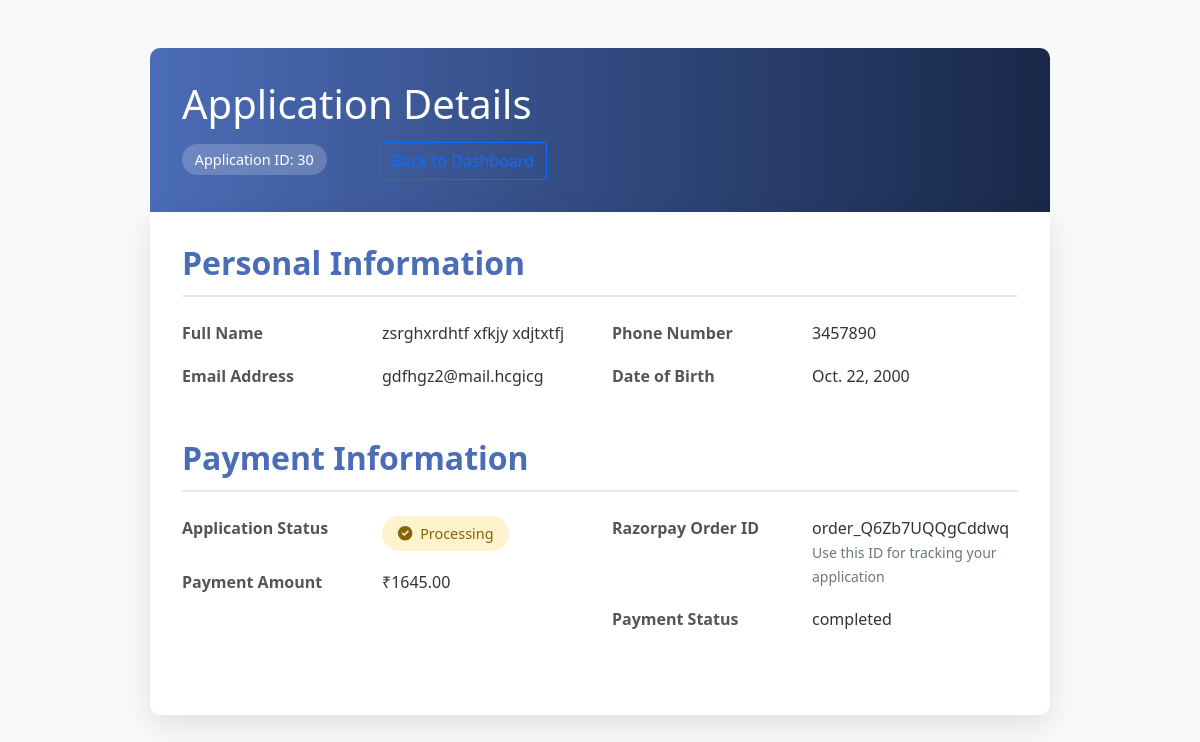
Before: /user/application_detail/30/ with the older database file.
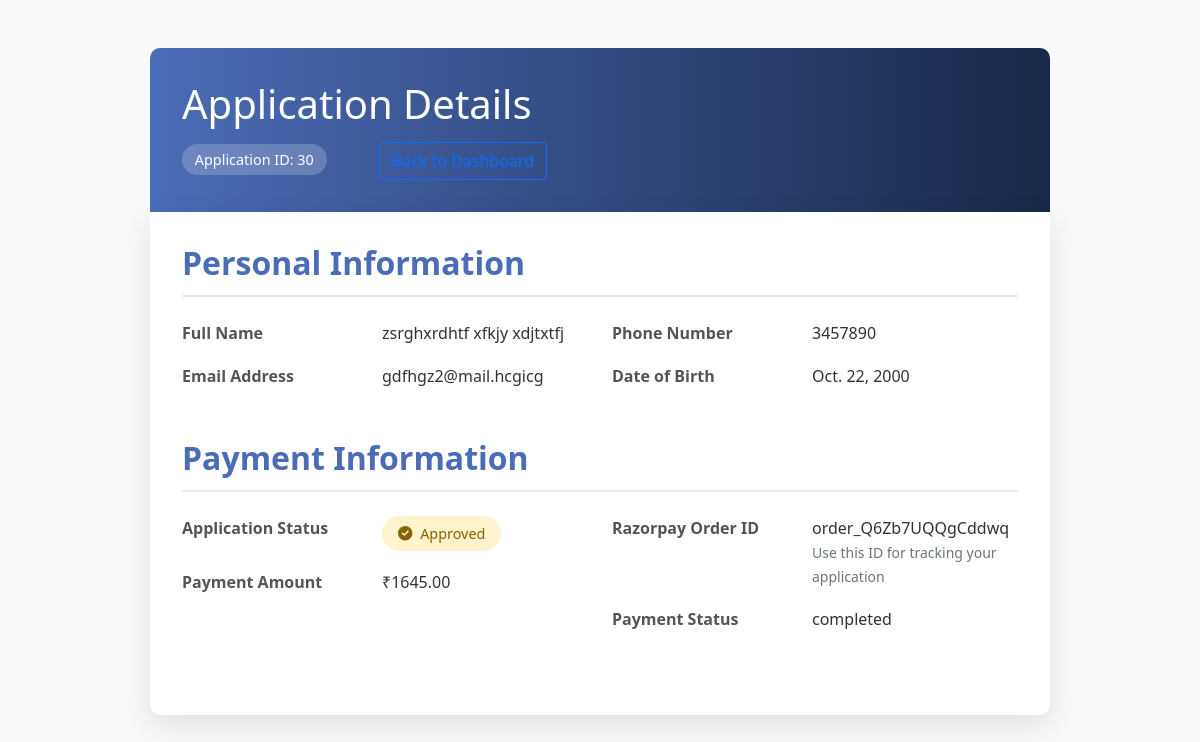
After: the same page with the newer database file.
### user_app/models.py (models this page shows, shortened)
class PassportApplication(models.Model):
    GENDER_CHOICES = [
        ('M', 'Male'),
        ('F', 'Female'),
        ('O', 'Other'),
    ]
    MARITAL_STATUS_CHOICES = [
        ('single', 'Single'),
        ('married', 'Married'),
        ('divorced', 'Divorced'),
        ('widowed', 'Widowed'),
        ('separated', 'Separated'),
    ]
    ID_TYPE_CHOICES = [
        ('aadhar', 'Aadhar Card'),
        ('pan', 'PAN Card'),
        ('passport', 'Passport'),
        ('voter', 'Voter ID'),
        ('driving', 'Driving License'),
        ('other', 'Other'),
    ]
    PASSPORT_TYPE_CHOICES = [
        ('regular', 'Regular'),
        ('official', 'Official'),
        ('diplomatic', 'Diplomatic'),
    ]
    PAGE_COUNT_CHOICES = [
        ('standard', 'Standard (36 pages)'),
        ('extra', 'Extra (60 pages)'),
    ]
    TRAVEL_PURPOSE_CHOICES = [
        ('tourism', 'Tourism'),
        ('business', 'Business'),
        ('study', 'Study'),
        ('employment', 'Employment'),
        ('family', 'Family Visit'),
        ('other', 'Other'),
    ]
    PAYMENT_METHOD_CHOICES = [
        ('online', 'Online Payment (Credit/Debit Card)'),
        ('bankTransfer', 'Bank Transfer'),
        ('challan', 'Bank Challan'),
    ]
    first_name = models.CharField(max_length=100)
    middle_name = models.CharField(max_length=100, blank=True)
    last_name = models.CharField(max_length=100)
    date_of_birth = models.DateField()
    city_of_birth = models.CharField(max_length=100)
    state_of_birth = models.CharField(max_length=100)
    country_of_birth = models.CharField(max_length=100)
    gender = models.CharField(max_length=1, choices=GENDER_CHOICES)
    marital_status = models.CharField(max_length=20, choices=MARITAL_STATUS_CHOICES)
    nationality = models.CharField(max_length=100)
    occupation = models.CharField(max_length=100)
    address_line1 = models.CharField(max_length=200)
    address_line2 = models.CharField(max_length=200, blank=True)
    city = models.CharField(max_length=100)
    state = models.CharField(max_length=100)
    postal_code = models.CharField(max_length=20)
    country = models.CharField(max_length=100)
    phone_number = models.CharField(max_length=20)
    email = models.EmailField()
    id_type = models.CharField(max_length=20, choices=ID_TYPE_CHOICES)
    id_number = models.CharField(max_length=100)
    aadhar_number = models.CharField(
        max_length=12,null=True,blank=True,
        validators=[RegexValidator(r'^\d{12}$', 'Aadhar Number must be exactly 12 digits.')]
    )
    pan_number = models.CharField(
        max_length=10,null=True,blank=True,
        validators=[RegexValidator(r'^[A-Z0-9]{10}$', 'PAN Number must be exactly 10 alphanumeric characters.')]
    )
    father_name = models.CharField(max_length=200)
    mother_name = models.CharField(max_length=200)
    father_nationality = models.CharField(max_length=100)
    mother_nationality = models.CharField(max_length=100)
    father_passport_number = models.CharField(max_length=30, blank=True)
    mother_passport_number = models.CharField(max_length=30, blank=True)
    emergency_contact_name = models.CharField(max_length=200)
    emergency_contact_relationship = models.CharField(max_length=100)
    emergency_contact_phone = models.CharField(max_length=20)
    emergency_contact_address = models.CharField(max_length=300)
    passport_type = models.CharField(max_length=20, choices=PASSPORT_TYPE_CHOICES)
    page_count = models.CharField(max_length=20, choices=PAGE_COUNT_CHOICES)
    travel_purpose = models.CharField(max_length=20, choices=TRAVEL_PURPOSE_CHOICES)
    proof_of_identity = models.JSONField(default=list)  # Stores list of selected document types
    proof_of_address = models.JSONField(default=list)   # Stores list of selected document types
    additional_documents = models.TextField(blank=True)
    payment_method = models.JSONField(default=list)  # Stores selected payment methods
    expedited_service = models.BooleanField(default=False)
    total_amount = models.DecimalField(max_digits=10, decimal_places=2, default=0.0)  # New Field
    signature_file = models.ImageField(upload_to='signatures/', blank=True, null=True)
    application_date = models.DateField()
    parental_consent = models.BooleanField(default=False)
    terms_agreed = models.BooleanField(default=False)
    created_at = models.DateTimeField(auto_now_add=True)
    updated_at = models.DateTimeField(auto_now=True)
    application_status = models.CharField(max_length=20, default='draft')
    user = models.ForeignKey(PassportRegistration, on_delete=models.CASCADE, blank=True, null=True)

### user_app/views.py (the view)
# urls.py: path('application_detail/<int:application_id>/', views.application_detail, name='application_detail'),
def application_detail(request, application_id):
    try:
        application = get_object_or_404(PassportApplication, id=application_id)
        documents = Document.objects.filter(application=application)
        payment = Payment.objects.filter(application=application).first()
        context = {
            'application': application,
            'documents': documents,
            'payment': payment,
        }
        return render(request, 'application_detail.html', context)
    except Exception as e:
        messages.error(request, f"An error occurred: {str(e)}")
        return redirect('application_form')

### user_app/templates/application_detail.html (shortened to what the changed rows need)
<!DOCTYPE html>
<html lang="en">
<head>
    <link rel="stylesheet" href="https://cdnjs.cloudflare.com/ajax/libs/bootstrap/5.1.3/css/bootstrap.min.css">
    <link rel="stylesheet" href="https://cdnjs.cloudflare.com/ajax/libs/font-awesome/6.0.0-beta3/css/all.min.css">
</head>
<body>
    <div class="container application-container">
        {% if application %}
        <div class="page-header ">
            <h1>Application Details</h1>
            <div class="app-id">Application ID: {{ application.id }}</div>
            <a href="{% url 'dashboard' %}"><button class="btn btn-outline-primary text-end ms-5"> Back to Dashboard</button></a>
        </div>
        <div class="content-wrapper">
            <div class="info-section">
                <h2 class="info-section-title">Personal Information</h2>
                <div class="row">
                    <div class="col-md-6">
                        <div class="info-group">
                            <div class="info-label">Full Name</div>
                            <div class="info-value">{{ application.first_name }} {{ application.middle_name }} {{ application.last_name }}</div>
                        </div>
                        <div class="info-group">
                            <div class="info-label">Email Address</div>
                            <div class="info-value">{{ application.email }}</div>
                        </div>
                    </div>
                    <div class="col-md-6">
                        <div class="info-group">
                            <div class="info-label">Phone Number</div>
                            <div class="info-value">{{ application.phone_number }}</div>
                        </div>
                        <div class="info-group">
                            <div class="info-label">Date of Birth</div>
                            <div class="info-value">{{ application.date_of_birth }}</div>
                        </div>
                    </div>
                </div>
            </div>
            <div class="info-section">
                <h2 class="info-section-title">Payment Information</h2>
                <div class="row">
                    <div class="col-md-6">
                        <div class="info-group">
                            <div class="info-label">Application Status</div>
                            <div class="info-value">
                                <span class="status-badge status-pending">
                                    <i class="fas fa-check-circle me-1"></i> {{application.application_status}}
                                </span>
                            </div>
                        </div>
                        {% if payment %}
                        <div class="info-group">
                            <div class="info-label">Payment Amount</div>
                            <div class="info-value">₹{{ payment.amount }}</div>
                        </div>
                        {% endif %}
                    </div>
                    <div class="col-md-6">
                        {% if payment %}
                        <div class="info-group">
                            <div class="info-label">Razorpay Order ID</div>
                            <div class="info-value">
                                <span class="text-monospace">{{ payment.razorpay_order_id }}</span>
                                <div><small class="text-muted">Use this ID for tracking your application</small></div>
                            </div>
                        </div>
                        <div class="info-group">
                            <div class="info-label">Payment Status</div>
                            <div class="info-value">{{ payment.status }}</div>
                        </div>
                        {% else %}
                        <div class="info-group">
                            <div class="info-label">Payment</div>
                            <div class="info-value">Not initiated</div>
                        </div>
                        {% endif %}
                    </div>
                </div>
            </div>
        </div>
        {% else %}
        <div class="content-wrapper empty-state">
            <i class="fas fa-folder-open" style="font-size: 4rem; color: #dee2e6; margin-bottom: 1rem;"></i>
            <h3>No Application Details Found</h3>
            <p class="text-muted">The requested application doesn't exist or you don't have permission to view it.</p>
        </div>
        {% endif %}
    </div>
</body>
</html>

Changed rows visible on the page:
changed PassportApplication "zsrghxrdhtf": application_status "Processing" → "Approved"
